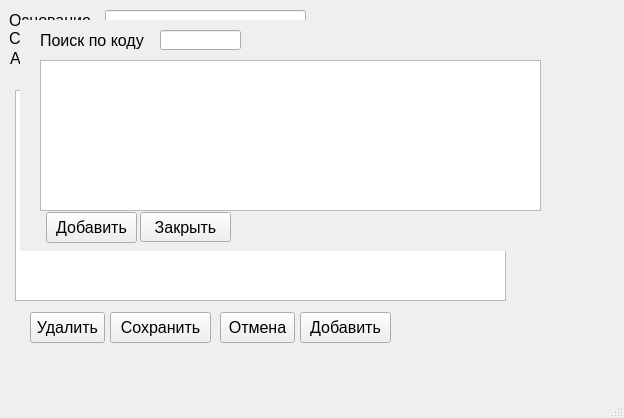
<?xml version="1.0" encoding="UTF-8"?>
<ui version="4.0">
 <class>spisanie</class>
 <widget class="QMainWindow" name="spisanie">
  <property name="geometry">
   <rect>
    <x>0</x>
    <y>0</y>
    <width>624</width>
    <height>418</height>
   </rect>
  </property>
  <property name="font">
   <font>
    <pointsize>12</pointsize>
   </font>
  </property>
  <property name="windowTitle">
   <string>Списание товара</string>
  </property>
  <widget class="QWidget" name="centralwidget">
   <widget class="QTableView" name="tableView">
    <property name="geometry">
     <rect>
      <x>15</x>
      <y>90</y>
      <width>491</width>
      <height>211</height>
     </rect>
    </property>
   </widget>
   <widget class="QLabel" name="label">
    <property name="geometry">
     <rect>
      <x>9</x>
      <y>10</y>
      <width>91</width>
      <height>21</height>
     </rect>
    </property>
    <property name="text">
     <string>Основание</string>
    </property>
   </widget>
   <widget class="QLabel" name="label_2">
    <property name="geometry">
     <rect>
      <x>9</x>
      <y>28</y>
      <width>61</width>
      <height>20</height>
     </rect>
    </property>
    <property name="text">
     <string>Склад</string>
    </property>
   </widget>
   <widget class="QLabel" name="label_3">
    <property name="geometry">
     <rect>
      <x>10</x>
      <y>48</y>
      <width>61</width>
      <height>21</height>
     </rect>
    </property>
    <property name="text">
     <string>Адрес</string>
    </property>
   </widget>
   <widget class="QLabel" name="label_4">
    <property name="geometry">
     <rect>
      <x>340</x>
      <y>50</y>
      <width>47</width>
      <height>21</height>
     </rect>
    </property>
    <property name="text">
     <string>Дата</string>
    </property>
   </widget>
   <widget class="QLineEdit" name="lineEdit">
    <property name="geometry">
     <rect>
      <x>105</x>
      <y>10</y>
      <width>201</width>
      <height>20</height>
     </rect>
    </property>
   </widget>
   <widget class="QLineEdit" name="lineEdit_2">
    <property name="geometry">
     <rect>
      <x>105</x>
      <y>30</y>
      <width>201</width>
      <height>20</height>
     </rect>
    </property>
   </widget>
   <widget class="QLineEdit" name="lineEdit_3">
    <property name="geometry">
     <rect>
      <x>105</x>
      <y>50</y>
      <width>201</width>
      <height>20</height>
     </rect>
    </property>
   </widget>
   <widget class="QLineEdit" name="lineEdit_4">
    <property name="geometry">
     <rect>
      <x>390</x>
      <y>50</y>
      <width>161</width>
      <height>20</height>
     </rect>
    </property>
   </widget>
   <widget class="QPushButton" name="pushButton">
    <property name="geometry">
     <rect>
      <x>30</x>
      <y>312</y>
      <width>75</width>
      <height>31</height>
     </rect>
    </property>
    <property name="text">
     <string>Удалить</string>
    </property>
   </widget>
   <widget class="QPushButton" name="pushButton_2">
    <property name="geometry">
     <rect>
      <x>110</x>
      <y>312</y>
      <width>101</width>
      <height>31</height>
     </rect>
    </property>
    <property name="text">
     <string>Сохранить</string>
    </property>
   </widget>
   <widget class="QPushButton" name="pushButton_3">
    <property name="geometry">
     <rect>
      <x>220</x>
      <y>312</y>
      <width>75</width>
      <height>31</height>
     </rect>
    </property>
    <property name="text">
     <string>Отмена</string>
    </property>
   </widget>
   <widget class="QWidget" name="widget" native="true">
    <property name="geometry">
     <rect>
      <x>20</x>
      <y>20</y>
      <width>561</width>
      <height>231</height>
     </rect>
    </property>
    <property name="autoFillBackground">
     <bool>true</bool>
    </property>
    <widget class="QTableView" name="tableView_2">
     <property name="geometry">
      <rect>
       <x>20</x>
       <y>40</y>
       <width>501</width>
       <height>151</height>
      </rect>
     </property>
    </widget>
    <widget class="QPushButton" name="pushButton_4">
     <property name="geometry">
      <rect>
       <x>26</x>
       <y>192</y>
       <width>91</width>
       <height>31</height>
      </rect>
     </property>
     <property name="text">
      <string>Добавить</string>
     </property>
    </widget>
    <widget class="QPushButton" name="pushButton_5">
     <property name="geometry">
      <rect>
       <x>120</x>
       <y>192</y>
       <width>91</width>
       <height>30</height>
      </rect>
     </property>
     <property name="text">
      <string>Закрыть</string>
     </property>
    </widget>
    <widget class="QLabel" name="label_5">
     <property name="geometry">
      <rect>
       <x>20</x>
       <y>10</y>
       <width>161</width>
       <height>21</height>
      </rect>
     </property>
     <property name="text">
      <string>Поиск по коду</string>
     </property>
    </widget>
    <widget class="QLineEdit" name="lineEdit_5">
     <property name="geometry">
      <rect>
       <x>140</x>
       <y>10</y>
       <width>81</width>
       <height>20</height>
      </rect>
     </property>
    </widget>
   </widget>
   <widget class="QPushButton" name="pushButton_6">
    <property name="geometry">
     <rect>
      <x>300</x>
      <y>312</y>
      <width>91</width>
      <height>31</height>
     </rect>
    </property>
    <property name="text">
     <string>Добавить</string>
    </property>
   </widget>
  </widget>
  <widget class="QMenuBar" name="menubar">
   <property name="geometry">
    <rect>
     <x>0</x>
     <y>0</y>
     <width>624</width>
     <height>21</height>
    </rect>
   </property>
  </widget>
  <widget class="QStatusBar" name="statusbar"/>
 </widget>
 <resources/>
 <connections/>
</ui>
